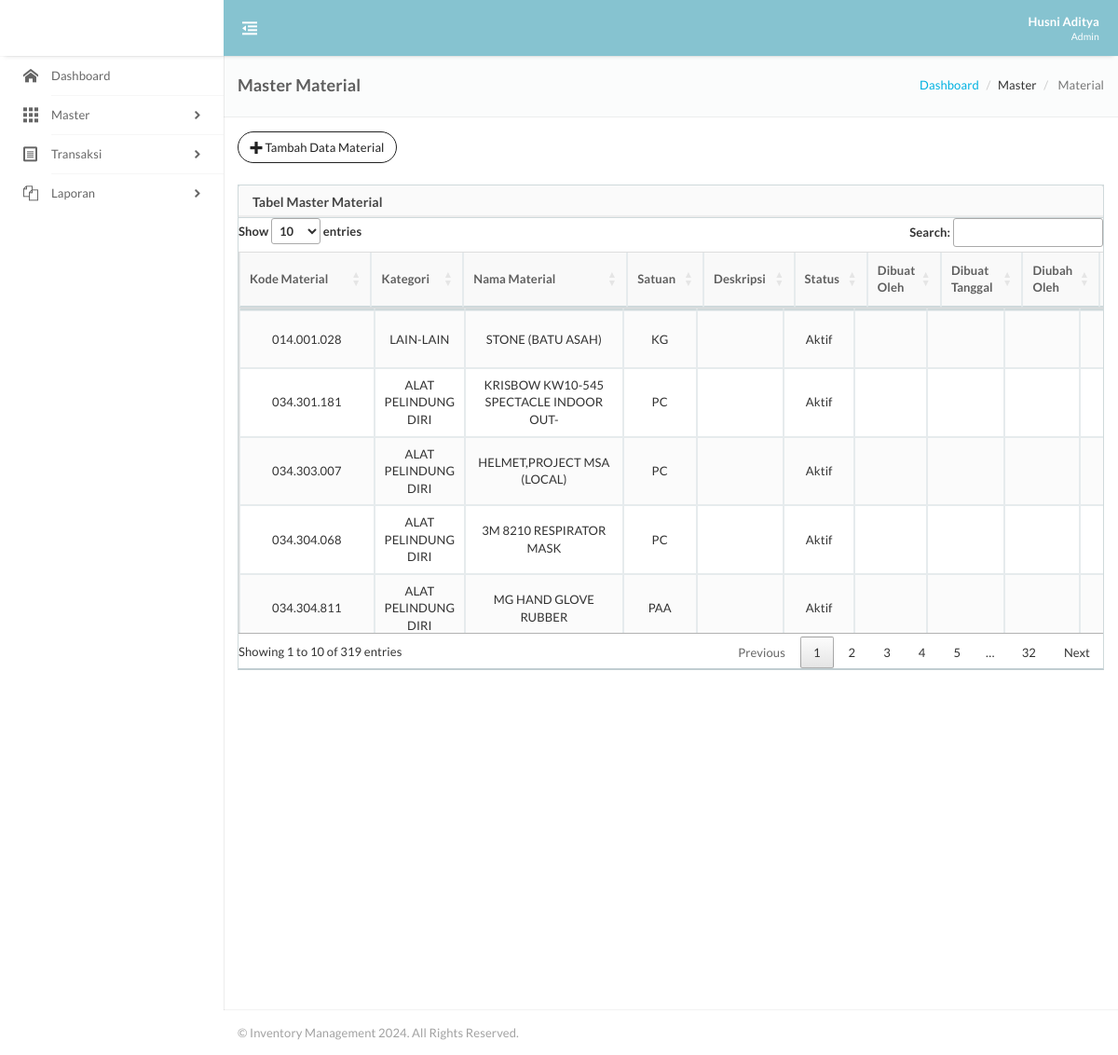
The app's page /barang.php (signed in) with its own data.
### tables this page shows
CREATE TABLE IF NOT EXISTS `m_barang` (
  `ID_BARANG` varchar(50) NOT NULL,
  `ID_KATEGORI` varchar(50) DEFAULT NULL,
  `NAMA_BARANG` varchar(100) DEFAULT NULL,
  `DESKRIPSI` varchar(150) DEFAULT NULL,
  `SATUAN` varchar(50) DEFAULT NULL,
  `STATUS` varchar(50) DEFAULT '1',
  `CREATED_BY` varchar(50) DEFAULT NULL,
  `CREATED_DATE` datetime DEFAULT NULL,
  `UPDATED_BY` varchar(50) DEFAULT NULL,
  `UPDATED_DATE` datetime DEFAULT NULL,
  PRIMARY KEY (`ID_BARANG`),
  KEY `ID_KATEGORI` (`ID_KATEGORI`)
);

CREATE TABLE IF NOT EXISTS `m_kategori` (
  `ID_KATEGORI` varchar(50) NOT NULL,
  `NAMA_KATEGORI` varchar(50) DEFAULT NULL,
  `DESKRIPSI` varchar(150) DEFAULT NULL,
  `STATUS` varchar(50) DEFAULT '1',
  `CREATED_BY` varchar(50) DEFAULT NULL,
  `CREATED_DATE` datetime DEFAULT NULL,
  `UPDATED_BY` varchar(50) DEFAULT NULL,
  `UPDATED_DATE` datetime DEFAULT NULL,
  PRIMARY KEY (`ID_KATEGORI`)
);

### module/backend/master/barang/t_barang.php (called while the page is built, shortened)
<?php
if (isset($_GET['method']) && $_GET['method'] == 'delete') {
    require_once '../../../connection/conn.php';
    $ID_USER = $_SESSION['LOGINUS_INV'];
    $ID_BARANG = $_GET['id'];
    $query = "DELETE FROM m_barang WHERE ID_BARANG = :ID_BARANG";
    $params = array(':ID_BARANG' => $ID_BARANG);
    $deleteKategori = GetQuery2($query, $params);
    if ($deleteKategori->rowCount() > 0) {
        echo "<script>alert('Data berhasil dihapus');</script>";
        echo "<script>document.location.href='../../../../barang.php';</script>";
    } else {
        echo "<script>alert('Data gagal dihapus');</script>";
    }
} else {
    $query = "SELECT b.*,CASE WHEN b.STATUS = 1 THEN 'Aktif' ELSE 'Tidak Aktif' END STATUS_DETAIL,k.NAMA_KATEGORI
            FROM m_barang b
            LEFT JOIN m_kategori k ON b.ID_KATEGORI = k.ID_KATEGORI
            WHERE b.STATUS = 1";
    $params = array();
    $getBarang = GetQuery2($query, $params);
    $rowBarang = $getBarang->fetchAll(PDO::FETCH_ASSOC);
}
?>

### module/connection/conn.php (called while the page is built, shortened)
<?php
$host = "localhost";
$database = "inventory";
$username = "burhan";
$password = "inventory2024";
try {
    $db1 = new PDO("mysql:host=$host;dbname=$database", $username, $password);
    $db1->setAttribute(PDO::ATTR_ERRMODE, PDO::ERRMODE_EXCEPTION);
    function GetQuery2($query, $params = [])
    {
        global $db1;
        $result = $db1->prepare($query);
        $result->execute($params);
        return $result;
    }
} catch (PDOException $e) {
    die("Database connection failed: " . $e->getMessage());
}
?>

### module/view/master/barang/v_barang.php (the view, shortened to what this page needs)
<div class="container-fluid">
    <div class="page-header page-header-block">
        <div class="page-header-section">
            <h4 class="title semibold">Master Material</h4>
        </div>
        <div class="page-header-section">
            <div class="toolbar">
                <ol class="breadcrumb breadcrumb-transparent nm">
                    <li><a href="dashboard.php">Dashboard</a></li>
                    <li >Master</li>
                    <li class="active"> Material</li>
                </ol>
            </div>
        </div>
    </div>
    <div class="row">
        <div class="col-lg-12">
            <a href="barang_transaksi.php" class="open-AddTingkatGelar btn btn-inverse btn-outline mb5 btn-rounded" ><i class="ico-plus2"></i> Tambah Data Material</a>
        </div>
    </div>
    <br>
    <div class="row">
        <div class="col-md-12">
            <div class="panel panel-default" id="demo">
                <div class="panel-heading">
                    <h3 class="panel-title">Tabel Master Material</h3>
                </div>
                <table class="table table-striped table-bordered" id="barang-table">
                    <thead>
                        <tr>
                            <th>Kode Material</th>
                            <th>Kategori</th>
                            <th>Nama Material</th>
                            <th>Satuan</th>
                            <th>Deskripsi</th>
                            <th>Status</th>
                            <th>Dibuat Oleh</th>
                            <th>Dibuat Tanggal</th>
                            <th>Diubah Oleh</th>
                            <th>Diubah Tanggal</th>
                        </tr>
                    </thead>
                    <tbody>
                        <?php
                        foreach ($rowBarang as $dataBarang) {
                            extract($dataBarang);
                            ?>
                            <tr>
                                <td align="center"><?= $ID_BARANG; ?></td>
                                <td align="center"><?= $NAMA_KATEGORI; ?></td>
                                <td align="center"><?= $NAMA_BARANG; ?></td>
                                <td align="center"><?= $SATUAN; ?></td>
                                <td align="center"><?= $DESKRIPSI; ?></td>
                                <td align="center"><?= $STATUS_DETAIL; ?></td>
                                <td align="center"><?= $CREATED_BY; ?></td>
                                <td align="center"><?= $CREATED_DATE; ?></td>
                                <td align="center"><?= $UPDATED_BY; ?></td>
                                <td align="center"><?= $UPDATED_DATE; ?></td>
                            </tr>
                            <?php
                        }
                        ?>
                    </tbody>
                </table>
            </div>
        </div>
    </div>
</div>

### barang.php (shortened to what this page needs)
<?php
require_once 'module/connection/conn.php';
    ?><script>alert('Silahkan login dahulu');</script><?php
    ?><script>document.location.href='dashboard.php';</script><?php
include 'module/backend/master/barang/t_barang.php';
?>
<!DOCTYPE html>
<html class="backend">
    <head>
        <?php include 'module/head.php'; ?>
    </head>
    <body>
        <header id="header" class="navbar">
            <?php include 'module/header.php'; ?>
        </header>
        <aside class="sidebar sidebar-left sidebar-menu">
            <?php include 'module/sidebar.php'; ?>
        </aside>
        <section id="main" role="main">
            <?php include 'module/view/master/barang/v_barang.php'; ?>
        </section>
        <br><br>
        <footer id="footer">
            <?php include 'module/footer.php'; ?>
        </footer>
    </body>
</html>

### module/head.php (shortened to what this page needs)
<link rel="stylesheet" href="assets/plugins/selectize/css/selectize.css">
<link rel="stylesheet" href="assets/plugins/jquery-ui/css/jquery-ui.css">
<link rel="stylesheet" href="assets/plugins/select2/css/select2.css">
<link rel="stylesheet" href="assets/plugins/touchspin/css/touchspin.css">
<link rel="stylesheet" href="assets/plugins/gritter/css/gritter.css">
<link rel="stylesheet" href="assets/plugins/fileupload/css/fileupload.css">
<link rel="stylesheet" href="assets/stylesheet/bootstrap.css">
<link rel="stylesheet" href="assets/stylesheet/layout.css">
<link rel="stylesheet" href="assets/stylesheet/uielement.css">
<link rel="stylesheet" href="assets/datatables/css/1.13.4-jquery-dataTables-min.css">
<link rel="stylesheet" href="assets/datatables/css/2.3.6-buttons-dataTables-min.css">
<link rel="stylesheet" href="assets/stylesheet/themes/theme.css">
<link rel="stylesheet" href="assets/css/fontawesome-free/css/all.min.css">
<link rel="stylesheet" href="assets/stylesheet/themes/layouts/fixed-header.css">
<link rel="stylesheet" href="assets/css/custom.css">

### module/header.php (shortened to what this page needs)
<div class="navbar-header">
    <a class="navbar-brand" href="javascript:void(0);">
    </a>
</div>
<div class="navbar-toolbar clearfix">
    <ul class="nav navbar-nav navbar-left">
        <li class="hidden-xs hidden-sm">
            <a href="javascript:void(0);" class="sidebar-minimize" data-toggle="minimize" title="Minimize sidebar">
                <span class="meta">
                    <span class="icon"></span>
                </span>
            </a>
        </li>
    </ul>
    <ul class="nav navbar-nav navbar-right">
        <li class="dropdown profile">
            <a href="javascript:void(0);" class="dropdown-toggle" data-toggle="dropdown">
                <div class="meta text-right">
                    <br>
                    <div class="user-name"><?= $_SESSION["LOGINNAMA_INV"]; ?></div>
                    <div class="user-role"><?= $_SESSION["LOGINAKS_INV"]; ?></div>
                </div>
            </a>
        </li>
    </ul>
</div>

### module/sidebar.php (shortened to what this page needs)
<section class="content slimscroll">
    <ul class="topmenu topmenu-responsive" data-toggle="menu">
        <li>
            <a href="dashboard.php" data-target="#dashboard" data-parent=".topmenu">
                <span class="figure"><i class="ico-home2"></i></span>
                <span class="text">Dashboard</span>
            </a>
        </li>
        <?php
        if ($_SESSION["LOGINAKS_INV"] == "Admin") {
            ?>
            <li >
                <a href="javascript:void(0);" data-toggle="submenu" data-target="#master" data-parent=".topmenu">
                    <span class="figure"><i class="ico-grid"></i></span>
                    <span class="text">Master</span>
                    <span class="arrow"></span>
                </a>
            </li>
            <?php
        }
        if ($_SESSION["LOGINAKS_INV"] == "Admin" || $_SESSION["LOGINAKS_INV"] == "Pegawai Gudang") {
            ?>
            <li >
                <a href="javascript:void(0);" data-toggle="submenu" data-target="#transaksi" data-parent=".topmenu">
                    <span class="figure"><i class="ico-file"></i></span>
                    <span class="text">Transaksi</span>
                    <span class="arrow"></span>
                </a>
            </li>
            <?php
        }
        ?>
        <li >
            <a href="javascript:void(0);" data-toggle="submenu" data-target="#laporan" data-parent=".topmenu">
                <span class="figure"><i class="ico-copy4"></i></span>
                <span class="text">Laporan</span>
                <span class="arrow"></span>
            </a>
        </li>
    </ul>
</section>

### module/footer.php
<div class="container-fluid">
    <div class="row">
        <div class="col-sm-6">
            <p class="nm text-muted">&copy; Inventory Management 2024. All Rights Reserved.</p>
        </div>
    </div>
</div>

### assets/stylesheet/layout.css (style rules this page uses)
html { position: relative; z-index: 1; min-height: 100%; letter-spacing: 0.1px; }
html body { font-family: 'Lato', sans-serif; font-size: 13px; min-height: 100%; background-color: #fff; overflow-x: hidden; }
#header.navbar { position: relative; z-index: 1030; width: 100%; border-width: 0; border-radius: 0; margin: 0; -webkit-box-shadow: 0 1px 0 0 rgba(0, 0, 0, 0.05); box-shadow: 0 1px 0 0 rgba(0, 0, 0, 0.05); -webkit-transition: -webkit-transform 0.2s ease; -o-transition: -o-transform 0.2s ease; transition: transform 0.2s ease; }
#header.navbar .navbar-header { background-color: #00b6ad; height: 50px; float: none; }
#header.navbar .navbar-header > .navbar-brand { display: block; width: 100%; padding: 0 15px; line-height: 50px; height: 50px; text-align: center; -webkit-transition: all .1s; transition: all .1s; }
#header.navbar .navbar-toolbar { background-color: rgba(255, 255, 255, 0.97); }
#header.navbar .navbar-toolbar .navbar-nav { margin: 0; float: left; padding-left: 5px; }
#header.navbar .navbar-toolbar .navbar-nav > li { float: left; }
#header.navbar .navbar-toolbar .navbar-nav > li > a { padding: 0 15px; height: 50px; line-height: 50px; color: #9d9d9d; text-shadow: none; }
#header.navbar .navbar-toolbar .navbar-nav > li > a > .meta { display: table; width: 100%; }
#header.navbar .navbar-toolbar .navbar-nav > li > a > .meta > .icon { display: table-cell; vertical-align: middle; font-size: 16px; min-width: 16px; text-align: center; }
#header.navbar .navbar-toolbar .navbar-nav > li > a.sidebar-minimize > .meta > .icon:after { display: inline-block; vertical-align: top; font-family: "iconfont"; content: "\e4f3"; }
#header.navbar .navbar-toolbar .navbar-nav.navbar-right { float: right; padding-right: 5px; padding-left: 0; }
@media (min-width: 768px) { #header.navbar { height: 60px; } }
@media (min-width: 768px) { #header.navbar .navbar-header { background-color: #00b6ad; height: 60px; float: left; } }
@media (min-width: 768px) { #header.navbar .navbar-header > .navbar-brand { width: 240px; line-height: 59px; height: 60px; padding: 0; } }
@media (min-width: 768px) { #header.navbar .navbar-toolbar { position: relative; height: 60px; margin-left: 240px !important; } }
@media (min-width: 768px) { #header.navbar .navbar-toolbar .navbar-nav > li > a { height: 60px; line-height: 60px; } }
.sidebar { position: fixed; z-index: 1031; top: 0px; bottom: 0px; width: 240px; color: #777777; background-color: #2a2a2a; -webkit-transition: -webkit-transform 0.2s ease; -o-transition: -o-transform 0.2s ease; transition: transform 0.2s ease; }
.sidebar:before { content: ''; position: absolute; top: 0; bottom: 0; width: inherit; z-index: -1; background-color: inherit; }
.sidebar.sidebar-left { left: -240px; }
.sidebar .content { position: absolute; top: 0px; bottom: 0px; overflow-y: scroll; -ms-overflow-style: -ms-autohiding-scrollbar; -webkit-overflow-scrolling: touch; }
@media (min-width: 768px) { .sidebar { z-index: 200; } }
@media (min-width: 768px) { .sidebar.sidebar-left.sidebar-menu { left: auto; float: left; } }
@media (min-width: 768px) { .sidebar.sidebar-left.sidebar-menu ~ footer#footer { left: 240px; } }
@media (min-width: 768px) { .sidebar.sidebar-menu { position: relative; -webkit-transition: all .1s; transition: all .1s; } }
@media (min-width: 768px) { .sidebar.sidebar-menu:before { position: fixed; } }
@media (min-width: 768px) { .sidebar.sidebar-menu .content { position: relative; overflow-y: hidden; } }
#main { position: relative; -webkit-transition: -webkit-transform 0.2s ease; -o-transition: -o-transform 0.2s ease; transition: transform 0.2s ease; }
#main:before, #main:after { content: " "; display: table; }
#main:after { clear: both; }
#main > .container-fluid, #main > .container { float: left; width: 100%; padding: 15px; padding-bottom: 0; }
@media (min-width: 768px) { .sidebar-left.sidebar-menu ~ #main { margin-left: 240px; } }
footer#footer { position: absolute; z-index: 997; left: 0; right: 0; bottom: 0; min-height: 48px; line-height: 48px; background-color: rgba(255, 255, 255, 0.97); -webkit-box-shadow: 0px -1px 0 0 rgba(0, 0, 0, 0.05); box-shadow: 0px -1px 0 0 rgba(0, 0, 0, 0.05); -webkit-transition: -webkit-transform 0.2s ease; -o-transition: -o-transform 0.2s ease; transition: transform 0.2s ease; }

### records on screen
m_barang: ID_BARANG "014.001.028", ID_KATEGORI.NAMA_KATEGORI "LAIN-LAIN", NAMA_BARANG "STONE (BATU ASAH)", SATUAN "KG", STATUS_DETAIL "Aktif"
m_barang: ID_BARANG "034.301.181", ID_KATEGORI.NAMA_KATEGORI "ALAT PELINDUNG DIRI", NAMA_BARANG "KRISBOW KW10-545 SPECTACLE INDOOR OUT-", SATUAN "PC", STATUS_DETAIL "Aktif"
m_barang: ID_BARANG "034.303.007", ID_KATEGORI.NAMA_KATEGORI "ALAT PELINDUNG DIRI", NAMA_BARANG "HELMET,PROJECT MSA (LOCAL)", SATUAN "PC", STATUS_DETAIL "Aktif"
m_barang: ID_BARANG "034.304.068", ID_KATEGORI.NAMA_KATEGORI "ALAT PELINDUNG DIRI", NAMA_BARANG "3M 8210 RESPIRATOR MASK", SATUAN "PC", STATUS_DETAIL "Aktif"
m_barang: ID_BARANG "034.304.811", ID_KATEGORI.NAMA_KATEGORI "ALAT PELINDUNG DIRI", NAMA_BARANG "MG HAND GLOVE RUBBER", SATUAN "PAA", STATUS_DETAIL "Aktif"

### other values on screen
$_SESSION["LOGINNAMA_INV"] "Husni Aditya"
$_SESSION["LOGINAKS_INV"] "Admin"
